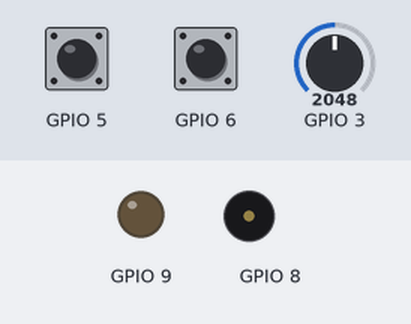
Recording of a program running on a simulated ESP32 board running MicroPython. On the bench: output pins drawn as LEDs (lit = HIGH), buzzer (waves = sounding). The test bench sets the inputs (shaded band); at power-on: GPIO 5 HIGH, GPIO 3 = 2048, GPIO 6 LOW (analog values on the 0–4095 scale). Pins used as bus, display or sensor lines are not drawn; what the program prints to the serial console is not drawn.

Above: at 1.2 s.
1.3 s: GPIO 5 pulled LOW for 0.15 s
At 2.3 s:
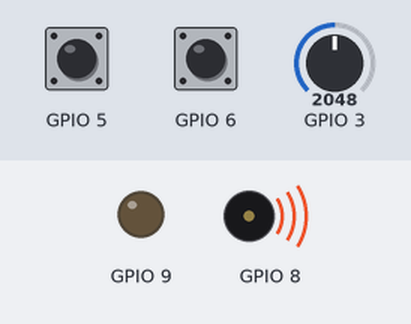
2.9 s: GPIO 3 set to 4020
4.4 s: GPIO 3 set to 4095
5.9 s: GPIO 6 pulled HIGH for 0.15 s
At 7.0 s:
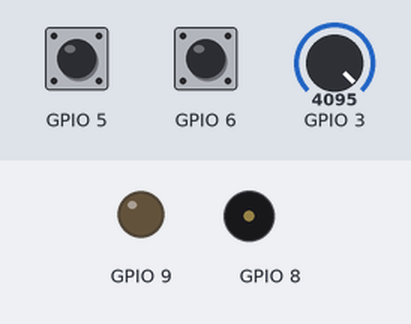
7.5 s: GPIO 5 pulled LOW for 1 s
Timing chart, 0 to 10.5 s (numbered marks = the images above; inputs shaded):
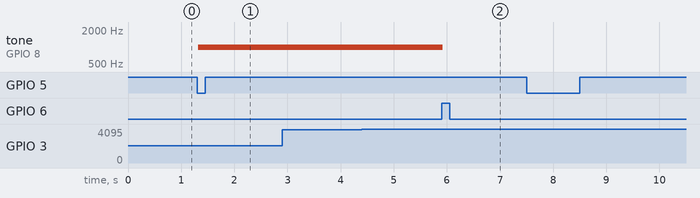

Measured:
- after the input at 1.3 s, tone on GPIO 8: silent → 1000 Hz at once
- after the input at 2.9 s, every drawn part: stays the same
- after the input at 4.4 s, every drawn part: stays the same
- after the input at 5.9 s, tone on GPIO 8: 1000 Hz → silent at once

The program:

7_4_control_leds_with_potentiometer.py
```python
from machine import Pin, ADC, PWM
import time
import pinno

# 핀 번호 상수 설정
POTENTIOMETER_PIN = pinno.L2_IN
BUTTON_1_PIN = pinno.L3_IN
BUTTON_2_PIN = pinno.L4_IN
LED_1_PIN = pinno.L5_IN
LED_2_PIN = pinno.L6_IN

# 상수 설정
BUTTON_1_PRESSED_VALUE = 0
BUTTON_2_PRESSED_VALUE = 1
PWM_FREQ = 1000

# 핀 객체 설정
potentiometer = ADC(Pin(POTENTIOMETER_PIN))
potentiometer.atten(ADC.ATTN_11DB)  # 3.3V까지 읽을 수 있도록 설정
potentiometer.width(ADC.WIDTH_12BIT)  # 12비트 해상도 설정

BUTTON_1 = Pin(BUTTON_1_PIN, Pin.IN, Pin.PULL_UP)
BUTTON_2 = Pin(BUTTON_2_PIN, Pin.IN, Pin.PULL_DOWN)

led_1 = PWM(Pin(LED_1_PIN))
led_2 = PWM(Pin(LED_2_PIN))

# 초기 설정
led_1.freq(PWM_FREQ)
led_2.freq(PWM_FREQ)
led_on_off_state = False
prev_potentiometer = 0
prev_BUTTON_1_state = BUTTON_1.value()
prev_BUTTON_2_state = BUTTON_2.value()

# 초기 메시지 출력
print("버튼_1을 누르면 on(), 버튼_2를 누르면 off()")
print("불이 켜지면 너브를 돌려서 밝기를 조절하셔요")

# 두 LED를 끔
led_1.duty(0)
led_2.duty(1023)

while True:
    # 현재 포텐셔미터 값을 읽음
    current_potentiometer = potentiometer.read()
    potentiometer_percent = int(current_potentiometer / 4095 * 100)

    # 포텐셔미터 값이 2% 이상 변했는지 확인
    if abs(current_potentiometer - prev_potentiometer) > (4095 * 0.02):
        prev_potentiometer = current_potentiometer

        # LED가 켜져 있을 때 밝기 조절
        if led_on_off_state:
            led_1_on_percent = potentiometer_percent
            led_2_on_percent = 100 - potentiometer_percent

            led_1.duty(int(led_1_on_percent / 100 * 1023))
            led_2.duty(int(led_2_on_percent / 100 * 1023))

            print(f"밝기 조절: {led_1_on_percent}%")

    # 버튼 상태 확인
    current_BUTTON_1_state = BUTTON_1.value()
    current_BUTTON_2_state = BUTTON_2.value()

    # 버튼 상태가 변경되었는지 확인 (디바운스 적용)
    if current_BUTTON_1_state != prev_BUTTON_1_state or current_BUTTON_2_state != prev_BUTTON_2_state:
        time.sleep_ms(20)  # 디바운스 시간

        # 버튼_1이 눌렸을 때
        if BUTTON_1.value() == BUTTON_1_PRESSED_VALUE:
            led_on_off_state = True
            led_1.duty(int(potentiometer_percent / 100 * 1023))
            led_2.duty(int((100 - potentiometer_percent) / 100 * 1023))
            print(f"on(): {potentiometer_percent}%")

        # 버튼_2가 눌렸을 때
        if BUTTON_2.value() == BUTTON_2_PRESSED_VALUE:
            led_on_off_state = False
            led_1.duty(0)
            led_2.duty(1023)
            print("off()")

    # 이전 버튼 상태 업데이트
    prev_BUTTON_1_state = current_BUTTON_1_state
    prev_BUTTON_2_state = current_BUTTON_2_state

    # 1ms 중지
    time.sleep_ms(1)
```

pinno.py
```python
# s3minipinno.py --> 개발보드 \lib\pinno.py

# 내장 핀
BUILTIN_RGB = 47
BUILTIN_BTN = 0

# 외부핀 사용
R1 = TX = 43
R2 = RX = 44
R3 = D1 = SCL = RELAY = 36
R4 = D2 = SDA = DS18B20 = WS2812B = 35
R5 = D3 = PIR = BTN = 18
R6 = D4 = DHT = DHT11 = DHT22 = 16

L2 = A0 = POTENTIOMETER = 2
L3 = D0 = BUTTON_1 = 4
L4 = D5 = SCK  = BUTTON_2 = 12
L5 = D6 = MISO = LED_1 = 13
L6 = D7 = MOSI = LED_2 = 11
L7 = D8 = CS   = BUZZER = 10

# 내부핀 사용
R1_IN = TX_IN = 33
R2_IN = RX_IN = 37
R3_IN = D1_IN = SDA_IN = RELAY_IN = 38
R4_IN = D2_IN = SCL_IN = DS18B20_IN = WS2812B_IN = 34
R5_IN = D3_IN = PIR_IN = BTN_IN = 21
R6_IN = D4_IN = DHT_IN = DHT11_IN = DHT22_IN = 17

L1_IN         = 1
L2_IN = A0_IN = POTENTIOMETER_IN = 3
L3_IN = D0_IN = BUTTON_1_IN = 5
L4_IN = D5_IN = BUTTON_2_IN = 6
L5_IN = D6_IN = LED_1_IN = 7
L6_IN = D7_IN = LED_2_IN = 8
L7_IN = D8_IN = BUZZER_IN = 9

from machine import Pin
import time

# 1. 부저 핀 객체 생성 (출력 모드)
buzzer = Pin(BUZZER_IN, Pin.OUT)

def buzz(on_time_ms: int, off_time_ms: int = 0):
    """
    부저를 켜고(on_time_ms) 끕니다(off_time_ms).
    off_time_ms를 생략하면 켜기만 합니다.
    """
    buzzer.value(1)               # 부저 on
    time.sleep_ms(on_time_ms)     # 지정된 시간(ms) 대기
    buzzer.value(0)               # 부저 off
    if off_time_ms > 0:
        time.sleep_ms(off_time_ms)

# 2. 메인 루프: 500ms 울리고 500ms 쉬기 반복
if __name__ == "__main__":
    while True:
        buzz(500, 500)
```
